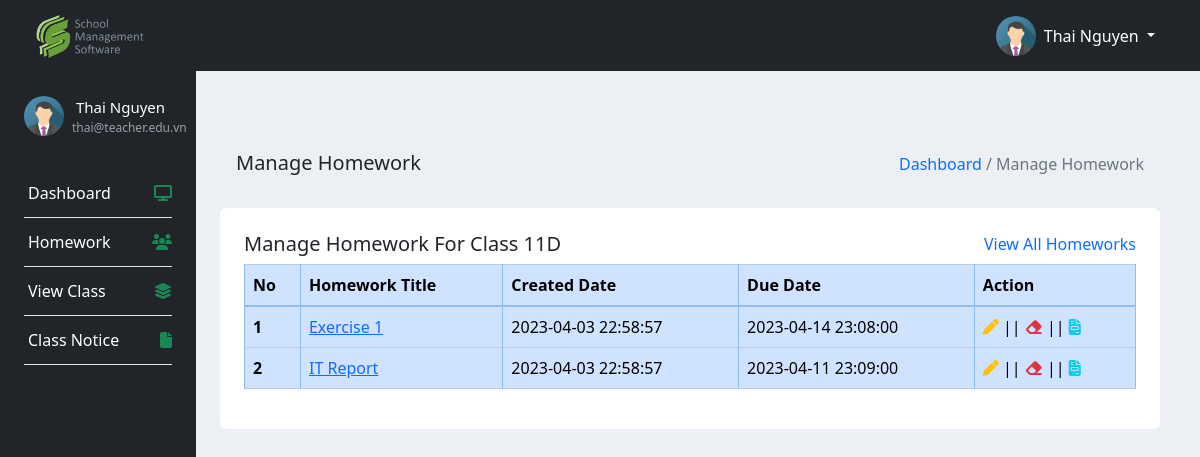
The app's page /teacher/views/manageHomework.php (signed in) with its own data.
### tables this page shows
CREATE TABLE IF NOT EXISTS `homework` (
  `hw_id` int(11) NOT NULL AUTO_INCREMENT,
  `hw_title` varchar(255) NOT NULL,
  `hw_description` varchar(255) NOT NULL,
  `date_created` datetime NOT NULL DEFAULT CURRENT_TIMESTAMP,
  `due` datetime NOT NULL,
  `teacher_id` int(11) NOT NULL,
  `class_id` int(11) NOT NULL,
  PRIMARY KEY (`hw_id`)
);

CREATE TABLE IF NOT EXISTS `users` (
  `id` int(11) NOT NULL,
  `Fname` varchar(255) NOT NULL,
  `Lname` varchar(255) NOT NULL,
  `DoB` datetime DEFAULT NULL,
  `image` varchar(255) NOT NULL,
  `gender` tinyint(1) NOT NULL,
  `phone_num` varchar(255) NOT NULL,
  `role` tinyint(1) NOT NULL,
  `date_created` datetime NOT NULL DEFAULT CURRENT_TIMESTAMP,
  `last_login_date` datetime NOT NULL DEFAULT CURRENT_TIMESTAMP
);

### teacher/func/homeworkHandler.php (called while the page is built, shortened)
<?php
    function getHomeworkByClassNameAndSection($class_name, $section){
        global $conn;
        $sql = "SELECT *, hw.due as date, hw.date_created as date
                FROM homework hw join classes c on hw.class_id = c.class_id JOIN users u ON u.id = hw.teacher_id
                WHERE c.class_name = ? AND c.section = ?";
        $stmt = $conn->prepare($sql);
        $stmt->bind_param("ss", $class_name, $section);
        $stmt->execute();
        $results = $stmt->get_result();
        return $results->fetch_all(MYSQLI_ASSOC);
    }
?>

### teacher/views/manageHomework.php (the view, shortened to what this page needs)
<?php
include "../inc/head.php";
include "../func/homeworkHandler.php";
$class_name = $_SESSION['class'];
$section = $_SESSION['classSection'];
$homeworks = getHomeworkByClassNameAndSection($class_name, $section);
?>
<div class="container my-5 ml-2 flex-shrink-1 p-3">
    <div class="row p-3">
        <div class="col-md-12">
            <div class="align-items-baseline d-flex justify-content-between">
                <h5>Manage Homework</h5>
                <div class="d-flex align-items-baseline">
                    <a class="text-decoration-none" href="index.php">Dashboard</a>
                    <p class="ml-1 text-muted">/ Manage Homework</p>
                </div>
            </div>
        </div>
    </div>
    <div class="bg-white p-4 rounded">
        <div class="d-flex justify-content-between">
            <h5 class="text-center">Manage Homework For Class <?php echo $class_name?><?php echo $section?></h5>
            <a class="text-decoration-none" href="#">View All Homeworks</a>
        </div>
        <table class="table table-primary table-bordered">
            <thead>
                <tr>
                    <th scope="col">No</th>
                    <th scope="col">Homework Title</th>
                    <th scope="col">Created Date</th>
                    <th scope="col">Due Date</th>
                    <th scope="col">Action</th>
                </tr>
            </thead>
            <tbody>
                <?php
                $i = 1;
                foreach($homeworks as $homework) { ?>
                <tr>
                    <th><?php echo $i?></th>
                    <td><a href="viewHomework.php?n=<?=$homework['hw_id']?>"><?php echo $homework['hw_title']?></a></td>
                    <td><?php echo $homework['date_created']?></td>
                    <td><?php echo $homework['due']?></td>
                    <td><a class="text-decoration-none text-warning" data-bs-toggle="modal"
                            data-bs-target="#editModal<?=$i?>"><i class="fa-solid fa-pen"></i></a> ||
                        <a class="text-decoration-none text-danger" data-bs-toggle="modal"
                            data-bs-target="#deleteModal<?=$i?>"><i class="fa-solid fa-eraser"></i></a> ||
                        <a class="text-decoration-none text-info" data-bs-toggle="modal"
                            data-bs-target="#viewModal<?=$i?>"><i class="fa-solid fa-file-invoice"></i></a>
                    </td>
                </tr>
                <?php $i += 1;} ?>
            </tbody>
        </table>
    </div>
</div>
<?php
include "../inc/footer.php";
?>

### records on screen
homework: hw_title "Exercise 1", users.date_created "2023-04-03 22:58:57", due "2023-04-14 23:08:00"
homework: hw_title "IT Report", users.date_created "2023-04-03 22:58:57", due "2023-04-11 23:09:00"

### other values on screen
$_SESSION['Fname'] "Thai"
$_SESSION['Lname'] "Nguyen"
$_SESSION['email'] "thai@teacher.edu.vn"
$class_name "11"
$section "D"
